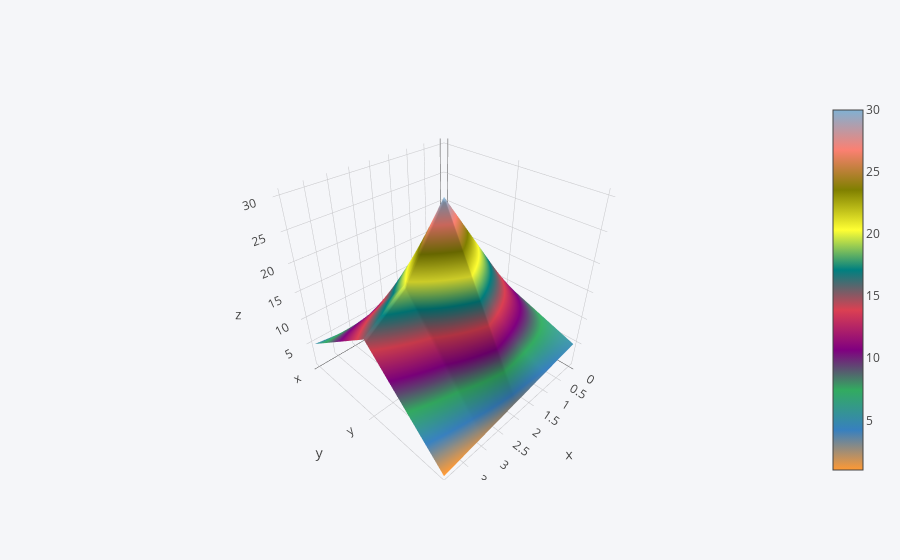

Notebook source saved alongside this figure:
### Code cell
df3.iplot(kind='surface')

### Figure 1 — Plotly figure (JSON) as saved in the notebook; plotly's stock layout.template omitted (floating-point values rounded to 4 significant figures)
{"data": [{"colorscale": [[0, "rgb(255, 153, 51)"], [0.1111, "rgb(55, 128, 191)"], [0.2222, "rgb(50, 171, 96)"], [0.3333, "rgb(128, 0, 128)"], [0.4444, "rgb(219, 64, 82)"], [0.5556, "rgb(0, 128, 128)"], [0.6667, "rgb(255, 255, 51)"], [0.7778, "rgb(128, 128, 0)"], [0.8889, "rgb(251, 128, 114)"], [1, "rgb(128, 177, 211)"]], "type": "surface", "x": [0, 1, 2, 3, 4], "y": ["x", "y", "z"], "z": [[1, 2, 3, 4, 5], [10, 20, 30, 20, 15], [5, 4, 3, 2, 1]]}], "layout": {"legend": {"bgcolor": "#F5F6F9", "font": {"color": "#4D5663"}}, "paper_bgcolor": "#F5F6F9", "plot_bgcolor": "#F5F6F9", "titlefont": {"color": "#4D5663"}, "xaxis1": {"gridcolor": "#E1E5ED", "showgrid": true, "tickfont": {"color": "#4D5663"}, "title": "", "titlefont": {"color": "#4D5663"}, "zerolinecolor": "#E1E5ED"}, "yaxis1": {"gridcolor": "#E1E5ED", "showgrid": true, "tickfont": {"color": "#4D5663"}, "title": "", "titlefont": {"color": "#4D5663"}, "zerolinecolor": "#E1E5ED"}}}
